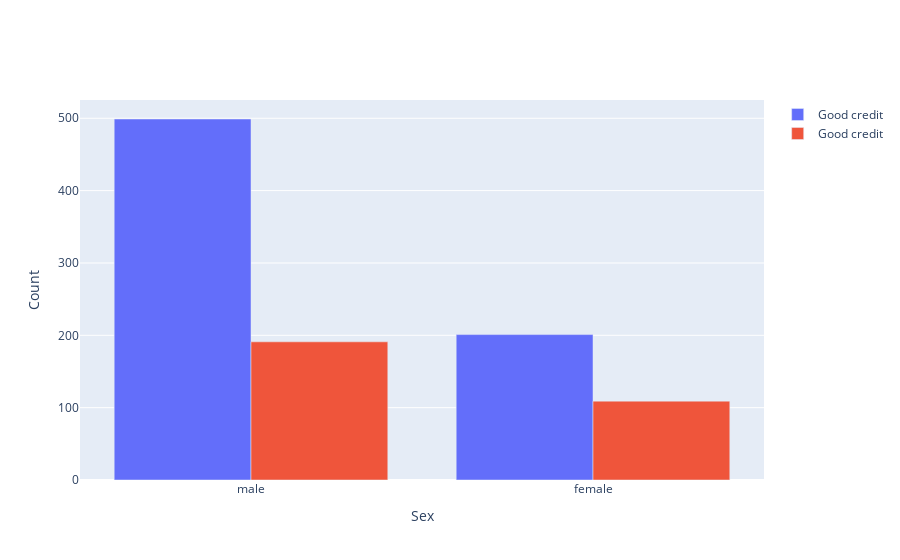

Here is the notebook cell this chart was saved with:
### Markdown cell above
**Разбивка по полу**

### Code cell
trace0 = go.Bar(
            x = df_good['sex'].value_counts().index.values,
            y = df_good['sex'].value_counts().values,
            name = 'Good credit'
)
trace1 = go.Bar(
            x = df_bad['sex'].value_counts().index.values,
            y = df_bad['sex'].value_counts().values,
            name = 'Good credit'
)
data = [trace0, trace1]
layout = go.Layout(
            xaxis = dict(title = 'Sex'),
            yaxis = dict(title = 'Count'))
fig = go.Figure(data = data, layout = layout)
py.iplot(fig, filename = 'sex-distribuition')

### Figure 1 — Plotly figure (JSON) as saved in the notebook; plotly's stock layout.template omitted (floating-point values rounded to 4 significant figures)
{"data": [{"name": "Good credit", "type": "bar", "x": ["male", "female"], "y": [499, 201]}, {"name": "Good credit", "type": "bar", "x": ["male", "female"], "y": [191, 109]}], "layout": {"xaxis": {"title": {"text": "Sex"}}, "yaxis": {"title": {"text": "Count"}}}}
